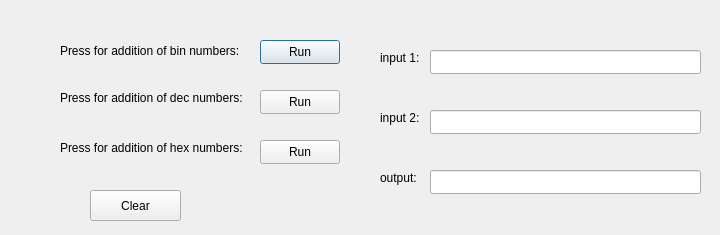
<?xml version="1.0" encoding="UTF-8"?>
<ui version="4.0">
 <class>Addition</class>
 <widget class="QDialog" name="Addition">
  <property name="geometry">
   <rect>
    <x>0</x>
    <y>0</y>
    <width>720</width>
    <height>235</height>
   </rect>
  </property>
  <property name="windowTitle">
   <string>Addition</string>
  </property>
  <widget class="QLabel" name="label">
   <property name="geometry">
    <rect>
     <x>60</x>
     <y>40</y>
     <width>221</width>
     <height>21</height>
    </rect>
   </property>
   <property name="text">
    <string>Press for addition of bin numbers:</string>
   </property>
  </widget>
  <widget class="QLabel" name="label_2">
   <property name="geometry">
    <rect>
     <x>60</x>
     <y>90</y>
     <width>191</width>
     <height>16</height>
    </rect>
   </property>
   <property name="text">
    <string>Press for addition of dec numbers: </string>
   </property>
  </widget>
  <widget class="QLabel" name="label_3">
   <property name="geometry">
    <rect>
     <x>60</x>
     <y>140</y>
     <width>231</width>
     <height>16</height>
    </rect>
   </property>
   <property name="text">
    <string>Press for addition of hex numbers:</string>
   </property>
  </widget>
  <widget class="QLineEdit" name="txtIN">
   <property name="geometry">
    <rect>
     <x>430</x>
     <y>50</y>
     <width>271</width>
     <height>24</height>
    </rect>
   </property>
   <property name="maxLength">
    <number>30</number>
   </property>
  </widget>
  <widget class="QLineEdit" name="txt2IN">
   <property name="geometry">
    <rect>
     <x>430</x>
     <y>110</y>
     <width>271</width>
     <height>24</height>
    </rect>
   </property>
   <property name="maxLength">
    <number>30</number>
   </property>
  </widget>
  <widget class="QLineEdit" name="txtOUT">
   <property name="geometry">
    <rect>
     <x>430</x>
     <y>170</y>
     <width>271</width>
     <height>24</height>
    </rect>
   </property>
   <property name="readOnly">
    <bool>true</bool>
   </property>
  </widget>
  <widget class="QLabel" name="label_4">
   <property name="geometry">
    <rect>
     <x>380</x>
     <y>170</y>
     <width>49</width>
     <height>16</height>
    </rect>
   </property>
   <property name="text">
    <string>output:</string>
   </property>
  </widget>
  <widget class="QLabel" name="label_5">
   <property name="geometry">
    <rect>
     <x>380</x>
     <y>110</y>
     <width>49</width>
     <height>16</height>
    </rect>
   </property>
   <property name="text">
    <string>input 2: </string>
   </property>
  </widget>
  <widget class="QLabel" name="label_6">
   <property name="geometry">
    <rect>
     <x>380</x>
     <y>50</y>
     <width>49</width>
     <height>16</height>
    </rect>
   </property>
   <property name="text">
    <string>input 1:</string>
   </property>
  </widget>
  <widget class="QPushButton" name="BinaryButton">
   <property name="geometry">
    <rect>
     <x>260</x>
     <y>40</y>
     <width>80</width>
     <height>24</height>
    </rect>
   </property>
   <property name="text">
    <string>Run</string>
   </property>
  </widget>
  <widget class="QPushButton" name="DecimalButton">
   <property name="geometry">
    <rect>
     <x>260</x>
     <y>90</y>
     <width>80</width>
     <height>24</height>
    </rect>
   </property>
   <property name="text">
    <string>Run</string>
   </property>
  </widget>
  <widget class="QPushButton" name="HexadecimalButton">
   <property name="geometry">
    <rect>
     <x>260</x>
     <y>140</y>
     <width>80</width>
     <height>24</height>
    </rect>
   </property>
   <property name="text">
    <string>Run</string>
   </property>
  </widget>
  <widget class="QPushButton" name="pushButton">
   <property name="geometry">
    <rect>
     <x>90</x>
     <y>190</y>
     <width>91</width>
     <height>31</height>
    </rect>
   </property>
   <property name="text">
    <string>Clear</string>
   </property>
  </widget>
 </widget>
 <resources/>
 <connections/>
</ui>
